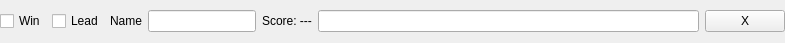
<?xml version="1.0" encoding="UTF-8"?>
<ui version="4.0">
 <class>player</class>
 <widget class="QWidget" name="player">
  <property name="geometry">
   <rect>
    <x>0</x>
    <y>0</y>
    <width>785</width>
    <height>43</height>
   </rect>
  </property>
  <property name="sizePolicy">
   <sizepolicy hsizetype="Minimum" vsizetype="Preferred">
    <horstretch>0</horstretch>
    <verstretch>0</verstretch>
   </sizepolicy>
  </property>
  <property name="windowTitle">
   <string>Form</string>
  </property>
  <layout class="QGridLayout" name="gridLayout_2">
   <property name="leftMargin">
    <number>0</number>
   </property>
   <property name="topMargin">
    <number>0</number>
   </property>
   <property name="rightMargin">
    <number>0</number>
   </property>
   <property name="bottomMargin">
    <number>0</number>
   </property>
   <item row="0" column="0">
    <widget class="QFrame" name="player_frm">
     <property name="sizePolicy">
      <sizepolicy hsizetype="Expanding" vsizetype="Minimum">
       <horstretch>0</horstretch>
       <verstretch>0</verstretch>
      </sizepolicy>
     </property>
     <layout class="QGridLayout" name="gridLayout" columnstretch="0,0,0,0,0,0,0,0,0,0,0,0">
      <property name="leftMargin">
       <number>0</number>
      </property>
      <property name="topMargin">
       <number>0</number>
      </property>
      <property name="rightMargin">
       <number>0</number>
      </property>
      <property name="bottomMargin">
       <number>0</number>
      </property>
      <property name="horizontalSpacing">
       <number>6</number>
      </property>
      <property name="verticalSpacing">
       <number>0</number>
      </property>
      <item row="0" column="3">
       <widget class="QCheckBox" name="lead_chk">
        <property name="text">
         <string>Lead</string>
        </property>
       </widget>
      </item>
      <item row="0" column="7" colspan="2">
       <widget class="QLineEdit" name="plyr_score_edit">
        <property name="sizePolicy">
         <sizepolicy hsizetype="MinimumExpanding" vsizetype="Fixed">
          <horstretch>150</horstretch>
          <verstretch>0</verstretch>
         </sizepolicy>
        </property>
        <property name="minimumSize">
         <size>
          <width>150</width>
          <height>0</height>
         </size>
        </property>
       </widget>
      </item>
      <item row="0" column="11">
       <widget class="QPushButton" name="remove_player">
        <property name="text">
         <string>  X  </string>
        </property>
       </widget>
      </item>
      <item row="0" column="6">
       <widget class="QLabel" name="label">
        <property name="text">
         <string>Score: ---</string>
        </property>
       </widget>
      </item>
      <item row="0" column="2">
       <widget class="QCheckBox" name="win_chk">
        <property name="text">
         <string>Win</string>
        </property>
       </widget>
      </item>
      <item row="1" column="7" colspan="2">
       <spacer name="horizontalSpacer">
        <property name="orientation">
         <enum>Qt::Horizontal</enum>
        </property>
        <property name="sizeHint" stdset="0">
         <size>
          <width>220</width>
          <height>0</height>
         </size>
        </property>
       </spacer>
      </item>
      <item row="0" column="4">
       <widget class="QLabel" name="label_2">
        <property name="text">
         <string>Name</string>
        </property>
        <property name="alignment">
         <set>Qt::AlignRight|Qt::AlignTrailing|Qt::AlignVCenter</set>
        </property>
       </widget>
      </item>
      <item row="0" column="5">
       <widget class="QLineEdit" name="plyr_name_edit">
        <property name="sizePolicy">
         <sizepolicy hsizetype="Fixed" vsizetype="Fixed">
          <horstretch>0</horstretch>
          <verstretch>0</verstretch>
         </sizepolicy>
        </property>
        <property name="minimumSize">
         <size>
          <width>70</width>
          <height>0</height>
         </size>
        </property>
       </widget>
      </item>
     </layout>
    </widget>
   </item>
  </layout>
 </widget>
 <resources/>
 <connections/>
</ui>
